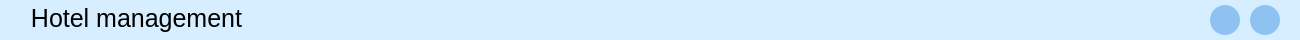
<?xml version="1.0" encoding="UTF-8"?>
<ui version="4.0">
 <class>Form</class>
 <widget class="QWidget" name="Form">
  <property name="geometry">
   <rect>
    <x>0</x>
    <y>0</y>
    <width>1300</width>
    <height>40</height>
   </rect>
  </property>
  <property name="windowTitle">
   <string>Form</string>
  </property>
  <property name="styleSheet">
   <string notr="true">*{
background-color: rgba(189, 227, 255, 0.4);
}

QLabel{
	font-size:25px;
	color: rgb(255, 255, 255);
	background:none;
}

QPushButton:hover {
 background:   rgb(48, 120, 200);
}
QPushButton{
border-radius:15px;
background: rgba(35, 130, 220,0.4);
}
</string>
  </property>
  <widget class="QPushButton" name="close_button">
   <property name="geometry">
    <rect>
     <x>1250</x>
     <y>5</y>
     <width>30</width>
     <height>30</height>
    </rect>
   </property>
   <property name="styleSheet">
    <string notr="true"/>
   </property>
   <property name="text">
    <string/>
   </property>
   <property name="icon">
    <iconset>
     <normaloff>../ICONS/close.png</normaloff>../ICONS/close.png</iconset>
   </property>
   <property name="iconSize">
    <size>
     <width>20</width>
     <height>20</height>
    </size>
   </property>
  </widget>
  <widget class="QPushButton" name="minimize_button">
   <property name="geometry">
    <rect>
     <x>1210</x>
     <y>5</y>
     <width>30</width>
     <height>30</height>
    </rect>
   </property>
   <property name="text">
    <string/>
   </property>
   <property name="icon">
    <iconset>
     <normaloff>../ICONS/minimize.png</normaloff>../ICONS/minimize.png</iconset>
   </property>
   <property name="iconSize">
    <size>
     <width>20</width>
     <height>20</height>
    </size>
   </property>
  </widget>
  <widget class="QLabel" name="label">
   <property name="geometry">
    <rect>
     <x>525</x>
     <y>0</y>
     <width>250</width>
     <height>41</height>
    </rect>
   </property>
   <property name="text">
    <string/>
   </property>
   <property name="alignment">
    <set>Qt::AlignCenter</set>
   </property>
  </widget>
  <widget class="QLabel" name="label_2">
   <property name="geometry">
    <rect>
     <x>6</x>
     <y>3</y>
     <width>261</width>
     <height>31</height>
    </rect>
   </property>
   <property name="styleSheet">
    <string notr="true">color: rgb(0, 0, 0);
font: 30px &quot;Calibri&quot;;</string>
   </property>
   <property name="text">
    <string>Hotel management</string>
   </property>
   <property name="alignment">
    <set>Qt::AlignCenter</set>
   </property>
  </widget>
 </widget>
 <resources/>
 <connections/>
</ui>
